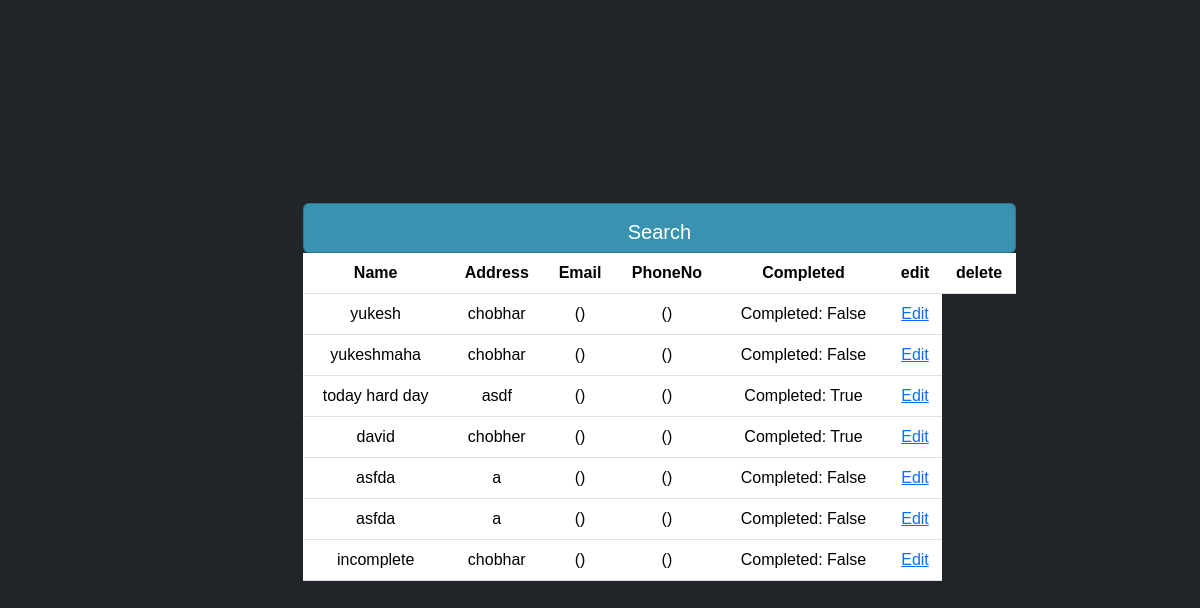
Page /table on the earlier database version.
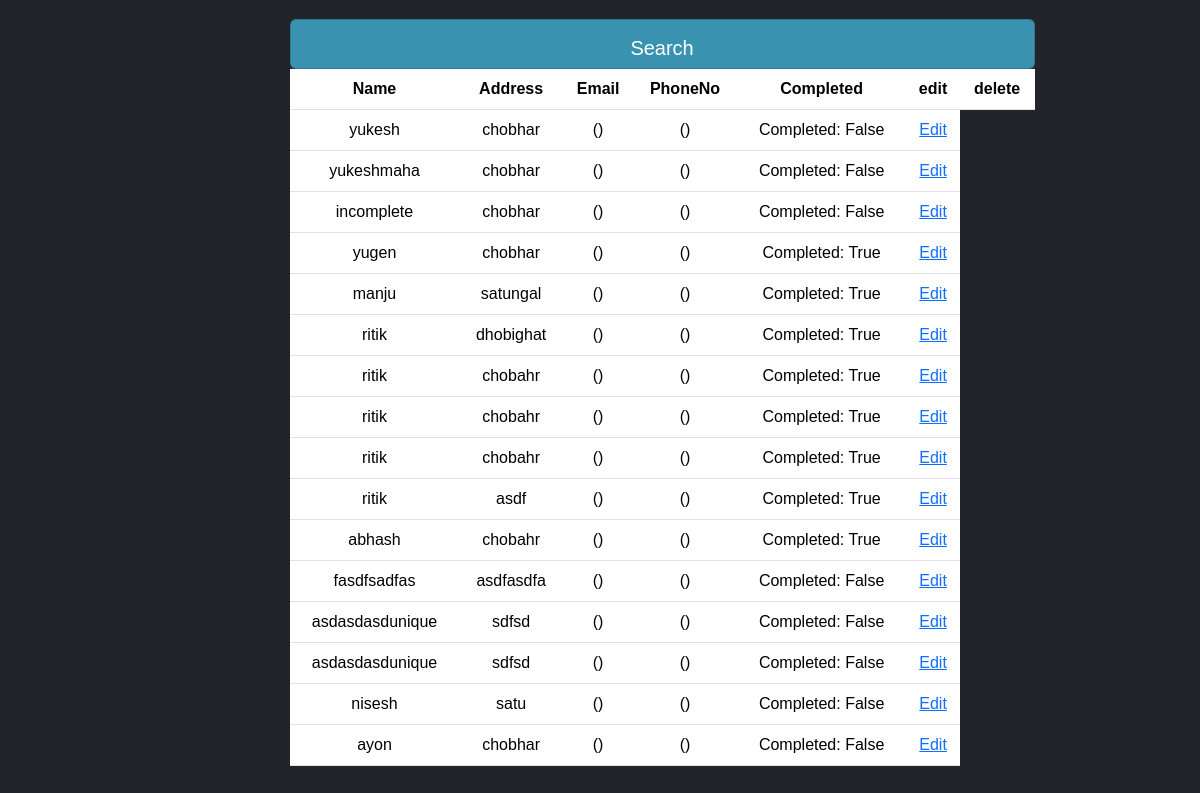
Same page on the later database version.
### tasks/models.py (models this page shows, shortened)
class Persondetail(models.Model):
    Name = models.CharField(max_length=200,null=True)
    Address=models.CharField(max_length=200,null=True)
    complete=models.BooleanField(default=False,)
    created = models.DateTimeField(auto_now_add=True)
    phoneno=models.ForeignKey(PhoneNO,null=True,on_delete=models.SET_NULL)
    email=models.ForeignKey(Email,null=True,on_delete=models.SET_NULL)

### tasks/views.py (the view)
# urls.py: path('table', views.table,name="table"),
def table(request):
    person=Persondetail.objects.all
    return render(request,"accounts/table.html",{'person':person})

### tasks/templates/accounts/table.html
{% extends 'accounts/main.html' %}
{% block content %}
<div class="container" >
    <div class="row">
       <div class="col-md">
            <div class="card card-body custom-table2 ">
                <h5>Search</h5>
            </div>
            <div class="table-wrapper">
                <table class="table ">
                    <tr>
                        <th>Name</th>
                        <th>Address</th>
                        <th>Email</th>
                        <th>PhoneNo</th>
                        <th>Completed</th>
                        <th>edit</th>
                        <th>delete</th>
                    </tr>
                    {% for persondetail in person %}
                        <tr>
                            <td>{{ persondetail.Name }}</td>
                            <td>{{ persondetail.Address }}</td>
                            <td>{{ persondetail.email.email }}({{ persondetail.email.get_emailtype_display }})</td>
                            <td>{{ persondetail.phoneno.Number }} ({{ persondetail.phoneno.get_Phonetype_display }})</td>
                            <td>Completed: {{ persondetail.complete }}</td>
                            <td><a href="{%url 'edit' persondetail.id %}">Edit</a></td>
                        </tr>
                    {% endfor %}
                </table>
            </div>
        </div>
    </div>
</div>
{%endblock%}

Differences in the rows shown:
removed Persondetail: Name "today hard day", Address "asdf", complete "True"
removed Persondetail: Name "david", Address "chobher", complete "True"
removed Persondetail: Name "asfda", Address "a", complete "False"
removed Persondetail: Name "asfda", Address "a", complete "False"
added Persondetail: Name "yugen", Address "chobhar", complete "True"
added Persondetail: Name "manju", Address "satungal", complete "True"
added Persondetail: Name "ritik", Address "dhobighat", complete "True"
added Persondetail: Name "ritik", Address "chobahr", complete "True"
added Persondetail: Name "ritik", Address "chobahr", complete "True"
added Persondetail: Name "ritik", Address "chobahr", complete "True"
added Persondetail: Name "ritik", Address "asdf", complete "True"
added Persondetail: Name "abhash", Address "chobahr", complete "True"
added Persondetail: Name "fasdfsadfas", Address "asdfasdfa", complete "False"
added Persondetail: Name "asdasdasdunique", Address "sdfsd", complete "False"
added Persondetail: Name "asdasdasdunique", Address "sdfsd", complete "False"
added Persondetail: Name "nisesh", Address "satu", complete "False"
added Persondetail: Name "ayon", Address "chobhar", complete "False"
